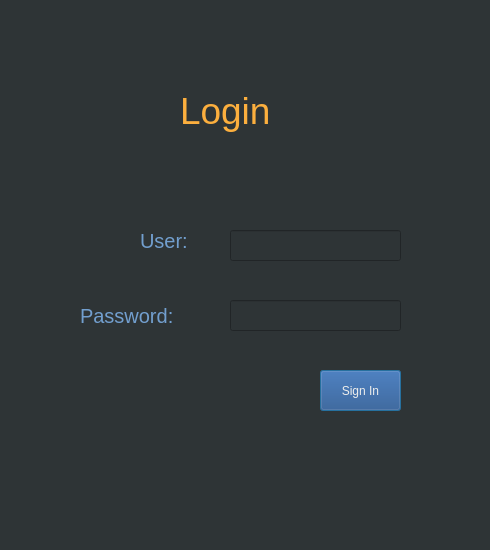
<?xml version="1.0" encoding="UTF-8"?>
<ui version="4.0">
 <class>Dialog</class>
 <widget class="QDialog" name="Dialog">
  <property name="geometry">
   <rect>
    <x>0</x>
    <y>0</y>
    <width>490</width>
    <height>550</height>
   </rect>
  </property>
  <property name="windowTitle">
   <string>Dialog</string>
  </property>
  <property name="styleSheet">
   <string notr="true">background-color: rgb(46, 52, 54);</string>
  </property>
  <widget class="QLabel" name="label">
   <property name="geometry">
    <rect>
     <x>180</x>
     <y>80</y>
     <width>131</width>
     <height>61</height>
    </rect>
   </property>
   <property name="styleSheet">
    <string notr="true">color:rgb(252, 175, 62);
font-size:28pt;

</string>
   </property>
   <property name="text">
    <string>Login</string>
   </property>
  </widget>
  <widget class="QLabel" name="label_2">
   <property name="geometry">
    <rect>
     <x>140</x>
     <y>230</y>
     <width>80</width>
     <height>21</height>
    </rect>
   </property>
   <property name="styleSheet">
    <string notr="true">font-size:15pt;
color:rgb(114, 159, 207)</string>
   </property>
   <property name="text">
    <string>User:</string>
   </property>
  </widget>
  <widget class="QLabel" name="label_3">
   <property name="geometry">
    <rect>
     <x>80</x>
     <y>300</y>
     <width>121</width>
     <height>31</height>
    </rect>
   </property>
   <property name="styleSheet">
    <string notr="true">font-size:15pt;
color:rgb(114, 159, 207)</string>
   </property>
   <property name="text">
    <string>Password:</string>
   </property>
  </widget>
  <widget class="QLineEdit" name="user">
   <property name="geometry">
    <rect>
     <x>230</x>
     <y>230</y>
     <width>171</width>
     <height>31</height>
    </rect>
   </property>
   <property name="styleSheet">
    <string notr="true">font-size:12pt; color:rgb(238, 238, 236)
</string>
   </property>
  </widget>
  <widget class="QLineEdit" name="password">
   <property name="geometry">
    <rect>
     <x>230</x>
     <y>300</y>
     <width>171</width>
     <height>31</height>
    </rect>
   </property>
   <property name="styleSheet">
    <string notr="true">font-size:12pt; color:rgb(238, 238, 236)
</string>
   </property>
   <property name="text">
    <string/>
   </property>
  </widget>
  <widget class="QPushButton" name="sign_button">
   <property name="geometry">
    <rect>
     <x>320</x>
     <y>370</y>
     <width>81</width>
     <height>41</height>
    </rect>
   </property>
   <property name="styleSheet">
    <string notr="true">color:rgb(238, 238, 236);

background-color: rgb(32, 74, 135);</string>
   </property>
   <property name="text">
    <string>Sign In</string>
   </property>
  </widget>
  <widget class="QLabel" name="error_label">
   <property name="geometry">
    <rect>
     <x>230</x>
     <y>340</y>
     <width>191</width>
     <height>21</height>
    </rect>
   </property>
   <property name="styleSheet">
    <string notr="true">font-size:8pt;
color:rgb(239, 41, 41);</string>
   </property>
   <property name="text">
    <string/>
   </property>
  </widget>
 </widget>
 <resources/>
 <connections/>
</ui>
